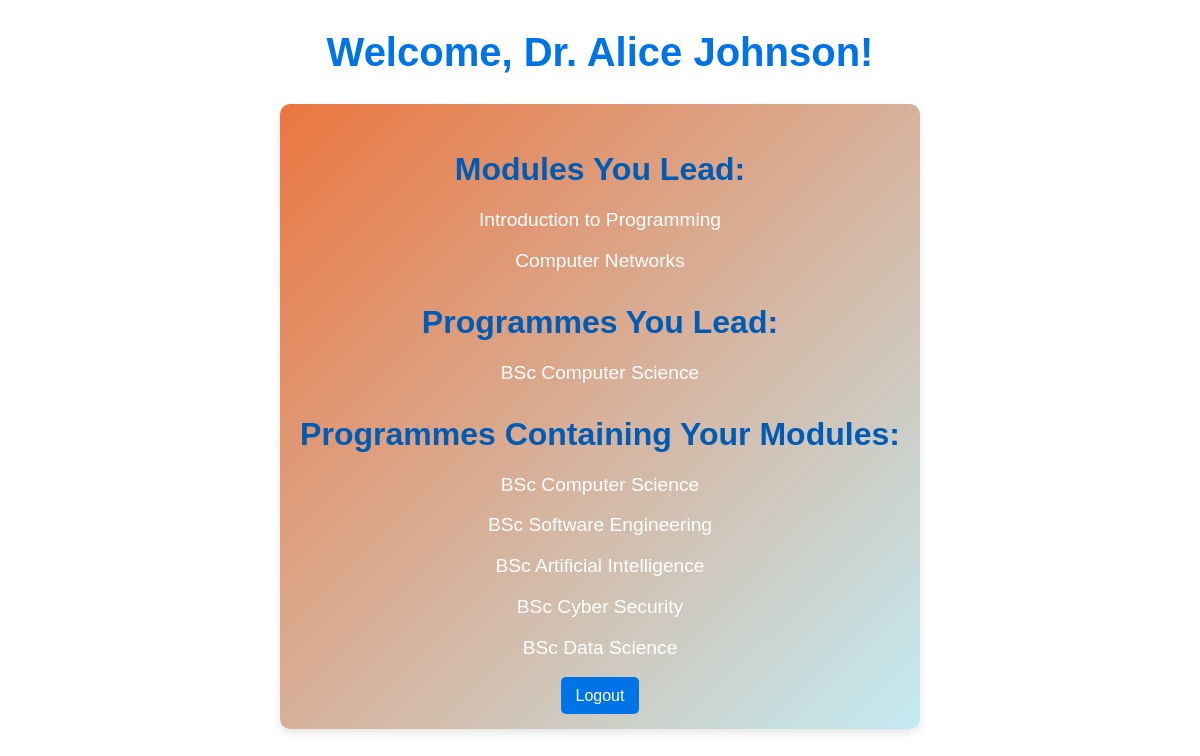
The page /admin/staff_dashboard.php (signed in) on the database its author committed.
### tables this page shows
CREATE TABLE `Staff` (
  `StaffID` int(11) NOT NULL,
  `Name` text NOT NULL,
  `Password` varchar(255) DEFAULT NULL
);

CREATE TABLE `Modules` (
  `ModuleID` int(11) NOT NULL,
  `ModuleName` text NOT NULL,
  `ModuleLeaderID` int(11) DEFAULT NULL,
  `Description` text DEFAULT NULL,
  `Image` text DEFAULT NULL
);

CREATE TABLE `Programmes` (
  `ProgrammeID` int(11) NOT NULL,
  `ProgrammeName` text NOT NULL,
  `LevelID` int(11) DEFAULT NULL,
  `ProgrammeLeaderID` int(11) DEFAULT NULL,
  `Description` text DEFAULT NULL,
  `Image` text DEFAULT NULL
);

### admin/staff_dashboard.php (the view, shortened to what this page needs)
<?php
include '../includes/db_connect.php';
$staffID = $_SESSION['staff_id'];
$sqlStaffName = "SELECT Name FROM Staff WHERE StaffID = ?";
$stmtStaffName = $conn->prepare($sqlStaffName);
$stmtStaffName->bind_param("i", $staffID);
if ($stmtStaffName->execute()) {
    $resultStaffName = $stmtStaffName->get_result();
    $staff = $resultStaffName->fetch_assoc();
    $staffName = $staff['Name'];
} else {
    echo "Database error (Staff Name): " . $stmtStaffName->error;
    $staffName = "Staff Member";
}
$sqlModules = "SELECT Modules.* FROM Modules WHERE ModuleLeaderID = ?";
$stmtModules = $conn->prepare($sqlModules);
$stmtModules->bind_param("i", $staffID);
if ($stmtModules->execute()) {
    $resultModules = $stmtModules->get_result();
    $modules = $resultModules->fetch_all(MYSQLI_ASSOC);
} else {
    echo "Database error (Modules): " . $stmtModules->error;
    $modules = [];
}
$sqlProgrammes = "SELECT Programmes.* FROM Programmes WHERE ProgrammeLeaderID = ?";
$stmtProgrammes = $conn->prepare($sqlProgrammes);
$stmtProgrammes->bind_param("i", $staffID);
if ($stmtProgrammes->execute()) {
    $resultProgrammes = $stmtProgrammes->get_result();
    $programmes = $resultProgrammes->fetch_all(MYSQLI_ASSOC);
} else {
    echo "Database error (Programmes): " . $stmtProgrammes->error;
    $programmes = [];
}
$programmesWithModules = [];
foreach ($modules as $module) {
    $moduleID = $module['ModuleID'];
    $sqlProgrammesWithModules = "SELECT Programmes.* FROM ProgrammeModules JOIN Programmes ON ProgrammeModules.ProgrammeID = Programmes.ProgrammeID WHERE ProgrammeModules.ModuleID = ?";
    $stmtProgrammesWithModules = $conn->prepare($sqlProgrammesWithModules);
    $stmtProgrammesWithModules->bind_param("i", $moduleID);
    if ($stmtProgrammesWithModules->execute()) {
        $resultProgrammesWithModules = $stmtProgrammesWithModules->get_result();
        $programmesWithModules = array_merge($programmesWithModules, $resultProgrammesWithModules->fetch_all(MYSQLI_ASSOC));
    } else {
        echo "Database error (Programmes with Modules): " . $stmtProgrammesWithModules->error;
    }
}
$programmesWithModules = array_unique($programmesWithModules, SORT_REGULAR);
?>
<!DOCTYPE html>
<html>
<head>
    <link rel="stylesheet" href="../css/stylesadminstaff_dashboard.css">
</head>
<body>
    <h1>Welcome, <?php echo htmlspecialchars($staffName); ?>!</h1>
    <div class="content">
    <h2>Modules You Lead:</h2>
    <?php if (!empty($modules)): ?>
        <ul>
            <?php foreach ($modules as $module): ?>
                <li><?php echo $module['ModuleName']; ?></li>
            <?php endforeach; ?>
        </ul>
    <?php else: ?>
        <p>You do not lead any modules.</p>
    <?php endif; ?>
    <h2>Programmes You Lead:</h2>
    <?php if (!empty($programmes)): ?>
        <ul>
            <?php foreach ($programmes as $programme): ?>
                <li><?php echo $programme['ProgrammeName']; ?></li>
            <?php endforeach; ?>
        </ul>
    <?php else: ?>
        <p>You do not lead any programmes.</p>
    <?php endif; ?>
    <h2>Programmes Containing Your Modules:</h2>
    <?php if (!empty($programmesWithModules)): ?>
        <ul>
            <?php foreach ($programmesWithModules as $programme): ?>
                <li><?php echo $programme['ProgrammeName']; ?></li>
            <?php endforeach; ?>
        </ul>
    <?php else: ?>
        <p>Your modules are not in any programmes.</p>
    <?php endif; ?>
    <p><a href="staff_logout.php">Logout</a></p>
    </div>
</body>
</html>

### css/stylesadminstaff_dashboard.css (style rules this page uses)
* { margin: 0; padding: 0; box-sizing: border-box; font-family: 'Arial', sans-serif; }
body { background-image: url('../images/background3.jpg'); background-size: cover; background-repeat: no-repeat; background-position: center center; margin: auto; color: #333; line-height: 1.6; padding: 20px; display: flex; flex-direction: column; align-items: center; }
h1 { font-size: 2.5rem; margin-bottom: 20px; color: #0073e6; }
h2 { font-size: 2rem; margin-top: 20px; margin-bottom: 10px; color: #005bb5; }
.content { background: linear-gradient(135deg, #eb7640, #c3ebf3);; border-radius: 10px; padding: 20px; box-shadow: 0 4px 8px rgba(0, 0, 0, 0.1); text-align: center; }
ul { list-style-type: none; padding: 0; margin-bottom: 20px; color: white; }
ul li { font-size: 1.2rem; margin-bottom: 10px; color: white; }
a { background: #0073e6; color: white; border: none; padding: 10px 15px; border-radius: 5px; cursor: pointer; text-decoration: none; margin-top: 20px; }

### rows shown on the page
staff: Name "Dr. Alice Johnson"
modules: ModuleName "Introduction to Programming"
modules: ModuleName "Computer Networks"
programmes: ProgrammeName "BSc Computer Science"
programmes: ProgrammeName "BSc Software Engineering"
programmes: ProgrammeName "BSc Artificial Intelligence"
programmes: ProgrammeName "BSc Cyber Security"
programmes: ProgrammeName "BSc Data Science"
